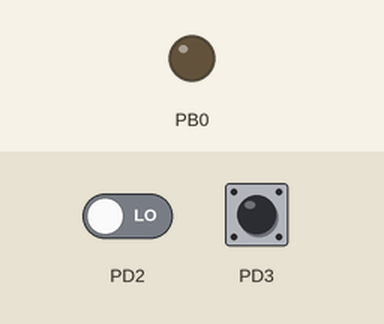
Recording of a program running on a simulated ATmega328P, built with avr-gcc and emulated at 8 MHz. Parts: output pins drawn as LEDs (lit = HIGH). The test bench sets the inputs (shaded band); at power-on: PD2 LOW, PD3 HIGH.

Above: at 1.2 s.
1.3 s: PD2 driven HIGH
At 2.5 s:
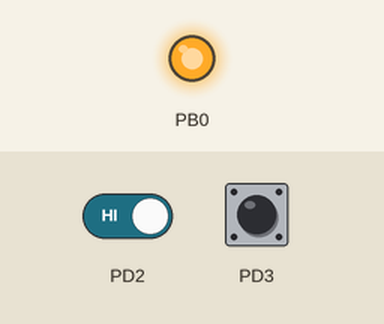
Timing chart, 0 to 4.3 s (numbered marks = the images above; inputs shaded):
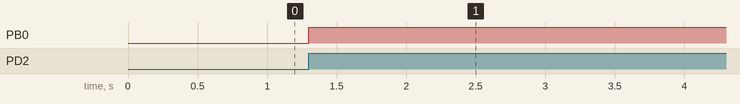

Measured:
- after the input at 1.3 s, PB0: LOW → HIGH at once

The program:

main.c
```c
/*
 * interrupciones externas.c
 *
 * Created: 28/05/2022 14:49:58
 * Author : abelh
 */

#define F_CPU 8000000UL
#include <avr/io.h>
#include <util/delay.h>
#include "Interrupciones_AVR.h"
#include <avr/interrupt.h>

int main(void)
{
	INTX_Init();
	//SALIDAS
	DDRB |= (1<<0) | (1<<5);
	//INICIALMENTE APAGADO
	PORTB &= ~(1<<0) & ~(1<<5);
	//HABILITA INTERRUPCIONES GLOBALES
	sei();
	for (;;)
	{

	}
}
```

interrupciones_AVR.c
```c
/*
 * interrupciones_AVR.c
 *
 * Created: 28/05/2022 14:51:03
 *  Author: abelh
 */

#include "interrupciones_AVR.h"
#include <avr/io.h>
#include <avr/interrupt.h>
#include <stdbool.h>

extern volatile uint16_t algodon,cemento;
extern volatile bool algodon_f, cemento_f;
void INTX_Init(void){
	//FLANCO DE SUBIDA INT0
	EICRA |= (1<<ISC01) | (1<<ISC00);
	//HABLILITA LA INTERRUPCION INT0
	EIMSK |= (1<<INT0);

	//FLANCO DE BAJADA INT1
	EICRA |= (1<<ISC11);
	EICRA &= ~(1<<ISC10);
	//HABLILITA LA INTERRUPCION INT1
	EIMSK |= (1<<INT1);
}

void PCINTX_Init(void){
	//HABILITAMOS ESE VECTOR
	PCICR |= (1<<PCIE0);
	//HABILITAMOS EL PIN PB7
	PCMSK0 |= (1<<PCINT7);
}

ISR(PCINT0_vect){

	//PORTB ^= (1<<5);
	//LIMPIAR LA BANDERA
	PCIFR |= (1<<PCIF0);
}


ISR(INT0_vect){
	algodon ++;
	algodon_f = true;
	//PORTB ^= (1<<0);
	//LIMPIA EL FLANCO COLOCANDOLO A 1; LIMPIAR LA BANDERA
	EIFR |= (1<<INTF0);
}

ISR(INT1_vect){
	cemento++;
	cemento_f = true;
	//PORTB ^= (1<<5);
	//LIMPIA EL FLANCO COLOCANDOLO A 1; LIMPIAR LA BANDERA
	EIFR |= (1<<INTF1);
}
```

interrupciones_AVR.h
```c
/*
 * interrupciones_AVR.h
 *
 * Created: 28/05/2022 14:51:11
 *  Author: abelh
 */


#ifndef INTERRUPCIONES_AVR_H_
#define INTERRUPCIONES_AVR_H_


void INTX_Init(void);
void PCINTX_Init(void);


#endif /* INTERRUPCIONES_AVR_H_ */
```

interrupciones_AVR.c
```c
/*
 * interrupciones_AVR.c
 *
 * Created: 28/05/2022 14:51:03
 *  Author: abelh
 */

#include "interrupciones_AVR.h"
#include <avr/io.h>
#include <avr/interrupt.h>
#include <stdbool.h>
extern volatile bool Flag_PCINT;

void INTX_Init(void){
	//FLANCO DE SUBIDA INT0
	EICRA |= (1<<ISC01) | (1<<ISC00);
	//HABLILITA LA INTERRUPCION INT0
	EIMSK |= (1<<INT0);

	//FLANCO DE BAJADA INT1
	EICRA |= (1<<ISC11);
	EICRA &= ~(1<<ISC10);
	//HABLILITA LA INTERRUPCION INT1
	EIMSK |= (1<<INT1);
}

void PCINTX_Init(void){
	//HABILITAMOS ESE VECTOR
	PCICR |= (1<<PCIE0);
	//HABILITAMOS EL PIN PB7
	PCMSK0 |= (1<<PCINT7);
}

ISR(PCINT0_vect){
	Flag_PCINT = true;
	//PORTB ^= (1<<5);
	//LIMPIAR LA BANDERA
	PCIFR |= (1<<PCIF0);
}


ISR(INT0_vect){

	PORTB ^= (1<<0);
	//LIMPIA EL FLANCO COLOCANDOLO A 1; LIMPIAR LA BANDERA
	EIFR |= (1<<INTF0);
}

ISR(INT1_vect){

	PORTB ^= (1<<5);
	//LIMPIA EL FLANCO COLOCANDOLO A 1; LIMPIAR LA BANDERA
	EIFR |= (1<<INTF1);
}
```

interrupciones_AVR.h
```c
/*
 * interrupciones_AVR.h
 *
 * Created: 28/05/2022 14:51:11
 *  Author: abelh
 */


#ifndef INTERRUPCIONES_AVR_H_
#define INTERRUPCIONES_AVR_H_


void INTX_Init(void);
void PCINTX_Init(void);


#endif /* INTERRUPCIONES_AVR_H_ */
```

interrupciones_AVR.c
```c
/*
 * interrupciones_AVR.c
 *
 * Created: 28/05/2022 14:51:03
 *  Author: abelh
 */

#include "interrupciones_AVR.h"
#include <avr/io.h>
#include <avr/interrupt.h>

void INTX_Init(void){
	//FLANCO DE SUBIDA INT0
	EICRA |= (1<<ISC01) | (1<<ISC00);
	//HABLILITA LA INTERRUPCION INT0
	EIMSK |= (1<<INT0);

	//FLANCO DE BAJADA INT1
	EICRA |= (1<<ISC11);
	EICRA &= ~(1<<ISC10);
	//HABLILITA LA INTERRUPCION INT1
	EIMSK |= (1<<INT1);
}

ISR(INT0_vect){

	PORTB ^= (1<<0);
	//LIMPIA EL FLANCO COLOCANDOLO A 1; LIMPIAR LA BANDERA
	EIFR |= (1<<INTF0);
}

ISR(INT1_vect){

	PORTB ^= (1<<5);
	//LIMPIA EL FLANCO COLOCANDOLO A 1; LIMPIAR LA BANDERA
	EIFR |= (1<<INTF1);
}
```

interrupciones_AVR.h
```c
/*
 * interrupciones_AVR.h
 *
 * Created: 28/05/2022 14:51:11
 *  Author: abelh
 */


#ifndef INTERRUPCIONES_AVR_H_
#define INTERRUPCIONES_AVR_H_


void INTX_Init(void);


#endif /* INTERRUPCIONES_AVR_H_ */
```

LCD_avr.c
```c
/*
 * LCD_avr.c
 *
 * Created: 1/05/2022 17:01:45
 *  Author: cd_te
 */
#include "LCD_avr.h"
#define  F_CPU 8000000UL
#include <util/delay.h>

void LCD_AVR_Cmd(uint8_t a){
	E_OFF;
	E_ON;
	LCD_AVR_Data_Bus(a)	;
	_delay_ms(2);
	E_OFF;
}
void LCD_AVR_Data_Bus(uint8_t a){
	// 0001
	if (a & 0x01){D4_ON;}
	else{D4_OFF;}
	// 0010
	if (a & 0x02){D5_ON;}
	else{D5_OFF;}
	// 0100
	if (a & 0x04){D6_ON;}
	else{D6_OFF;}
	// 1000
	if (a & 0x08){D7_ON;}
	else{D7_OFF;}
}
void LCD_AVR_Init(void){

	DDRB |= (1<<0) |(1<<1)|(1<<2)|(1<<3)|(1<<4)|(1<<5);

	LCD_AVR_Cmd(0X03);
	LCD_AVR_Cmd(0X03);
	LCD_AVR_Cmd(0X03);
	LCD_AVR_Cmd(0X02);
	LCD_AVR_Cmd(0X02);
	LCD_AVR_Cmd(0X08);
	LCD_AVR_Cmd(0X00);
	LCD_AVR_Cmd(0X08);
	LCD_AVR_Cmd(0X00);
	LCD_AVR_Cmd(0X01);
	LCD_AVR_Cmd(0X00);
	LCD_AVR_Cmd(0X0D);

}
void LCD_AVR_Set_Cursor(uint8_t x,Ubicacion y){
uint8_t m,n;

RS_OFF;
switch (y)
{
	case Fila1:
			m=0x80+x;
			n=(0x80+x)>>4;
			LCD_AVR_Cmd(n);
			LCD_AVR_Cmd(m);
	break;
	case Fila2:
			m=0xC0+x;
			n=(0XC0+x)>>4;
			LCD_AVR_Cmd(n);
			LCD_AVR_Cmd(m);
	break;
	case Fila3:
			m=0x94+x;
			n=(0x94+x)>>4;
			LCD_AVR_Cmd(n);
			LCD_AVR_Cmd(m);
	break;
	case Fila4:
			m=0xD4+x;
			n=(0xD4+x)>>4;
			LCD_AVR_Cmd(n);
			LCD_AVR_Cmd(m);
	break;
}

}
void LCD_AVR_Print_Char(char c){
		uint8_t m,n;
		m=c>>4;
		n=c;
		RS_ON;
		LCD_AVR_Cmd(m);
		LCD_AVR_Cmd(n);
}
void LCD_AVR_Print_String(char *c){

	char *ptr;
	ptr = c;
	while(*ptr)
			LCD_AVR_Print_Char(*ptr++);

}
```

LCD_avr.h
```c
/*
 * LCD_avr.h
 *
 * Created: 1/05/2022 17:01:36
 *  Author: cd_te
 */


#ifndef LCD_AVR_H_
#define LCD_AVR_H_


#include <avr/io.h>
#include <stdint.h>


#define E_ON  PORTB |=(1<<0);
#define E_OFF PORTB &= ~(1<<0);

#define RS_ON PORTB |=(1<<1);
#define RS_OFF PORTB &= ~(1<<1);

#define D4_ON PORTB |=(1<<2);
#define D4_OFF PORTB &= ~(1<<2);

#define D5_ON PORTB |=(1<<3);
#define D5_OFF PORTB &= ~(1<<3);

#define D6_ON PORTB |=(1<<4);
#define D6_OFF PORTB &= ~(1<<4);

#define D7_ON PORTB |=(1<<5);
#define D7_OFF PORTB &= ~(1<<5);


typedef enum{
	Fila1=0,
	Fila2,
	Fila3,
	Fila4
}Ubicacion;


void LCD_AVR_Cmd(uint8_t a);
void LCD_AVR_Data_Bus(uint8_t a);
void LCD_AVR_Init(void);
void LCD_AVR_Set_Cursor(uint8_t x,Ubicacion y);
void LCD_AVR_Print_Char(char c);
void LCD_AVR_Print_String(char *c);


#endif /* LCD_AVR_H_ */
```
